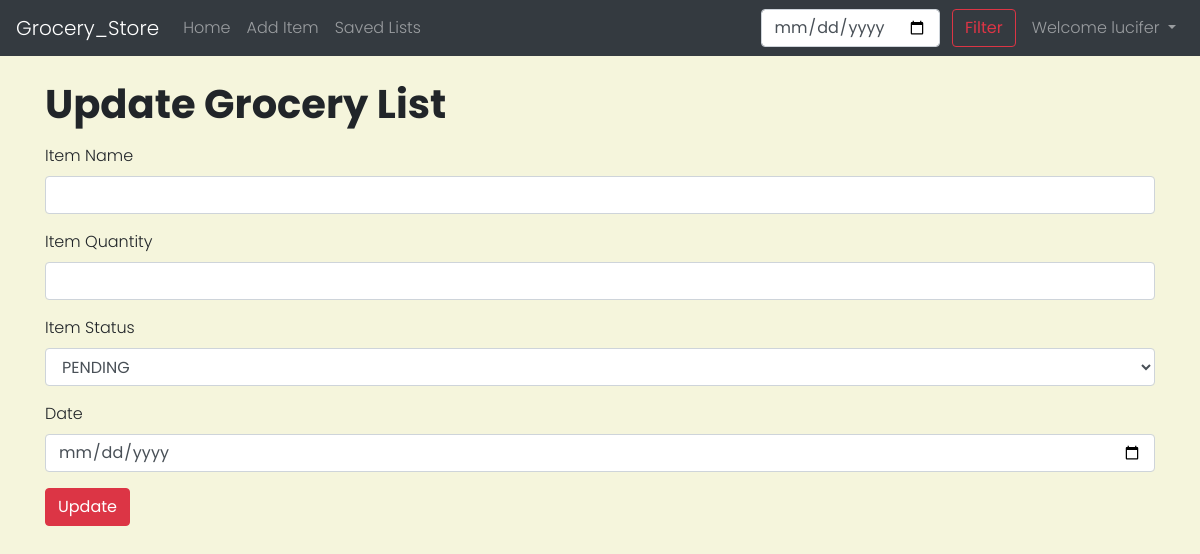
The app's page /updateView/27 (signed in), older data.
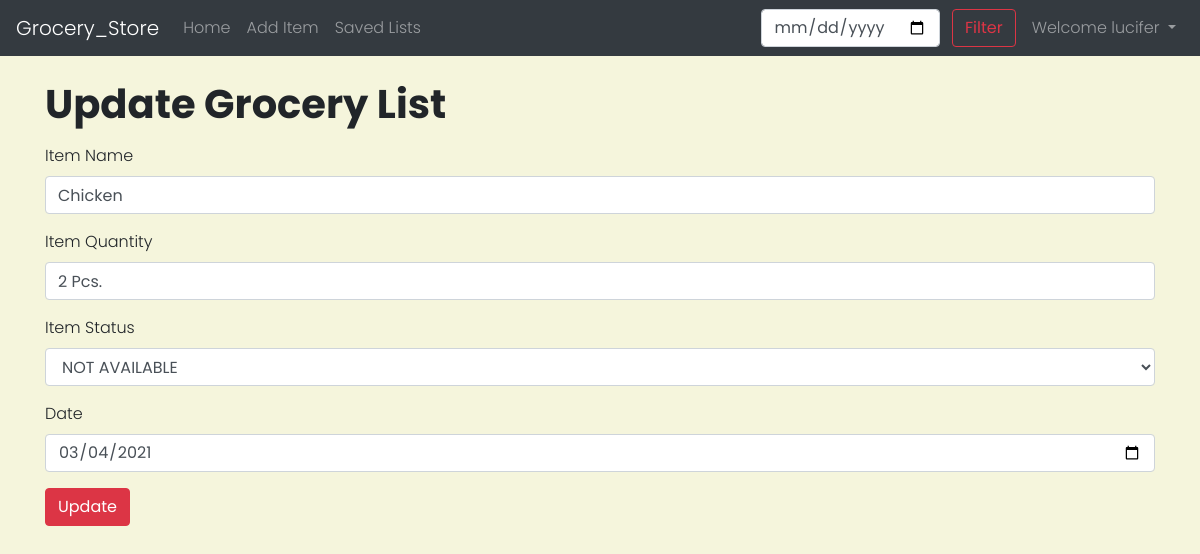
The same page, newer data.
### store/models.py (models this page shows, shortened)
class Product(models.Model):
    item_id = models.AutoField(primary_key=True)
    item_name = models.CharField(max_length=100)
    item_quantity= models.CharField(max_length=100)
    item_status= models.CharField(max_length=300)
    pub_date = models.DateField()
    is_saved= models.BooleanField(default=False)
    user_id= models.CharField(max_length=1000)

### store/views.py (the view)
# urls.py: path('updateView/<int:myid>',views.updateView,name='updateView'),
def updateView(request,myid):
    if request.user.id != None :
        item= Product.objects.filter(item_id=myid).first()
        context={'item':item}
        return render(request,'store/updateView.html',context)
    else :
        messages.error(request,"Please Log In to Update items")
        return redirect('home')

### templates/store/updateView.html (shortened to what this page needs)
{% extends 'base.html' %}
{% block body %}
<div class= "container">
    <div class="mt-4">
    <h1> Update Grocery List</h1>
    </div>
    <form method="post" action="/update/{{item.item_id}}">
    <div class="form-group mt-3">
        <label for="name">Item Name</label>
        <input type="text" class="form-control" id="name" name="name" value="{{item.item_name}}" required>
    </div>
    <div class="form-group">
        <label for="qty">Item Quantity</label>
        <input type="text" class="form-control" id="qty" name="qty" value="{{item.item_quantity}}" required>
    </div>
    <div class="form-group">
        <label for="status">Item Status</label>
        <select class="form-control" id="status" name="status">
        <option {% if item.item_status == 'PENDING' %}selected {% endif %}><h5>PENDING</h5></option>
        <option {% if item.item_status == 'NOT AVAILABLE' %}selected {% endif %}><h5>NOT AVAILABLE</h5></option>
        </select>
    </div>
    <div class="form-group">
        <label for="date">Date</label>
        <input type="date" class="form-control" id="date" name="date" value="{{item.pub_date|date:"Y-m-d"}}" required>
    </div>
    <button type="submit" class="btn btn-danger">Update</button>
    </form>
</div>
{% endblock body %}

Row changes from the older to the newer data that the page shows:
added Product: name "Chicken", qty "2 Pcs.", status "NOT AVAILABLE", date "03/04/2021"
Text that changed along with them:
form field status: "PENDING" → (not shown)
